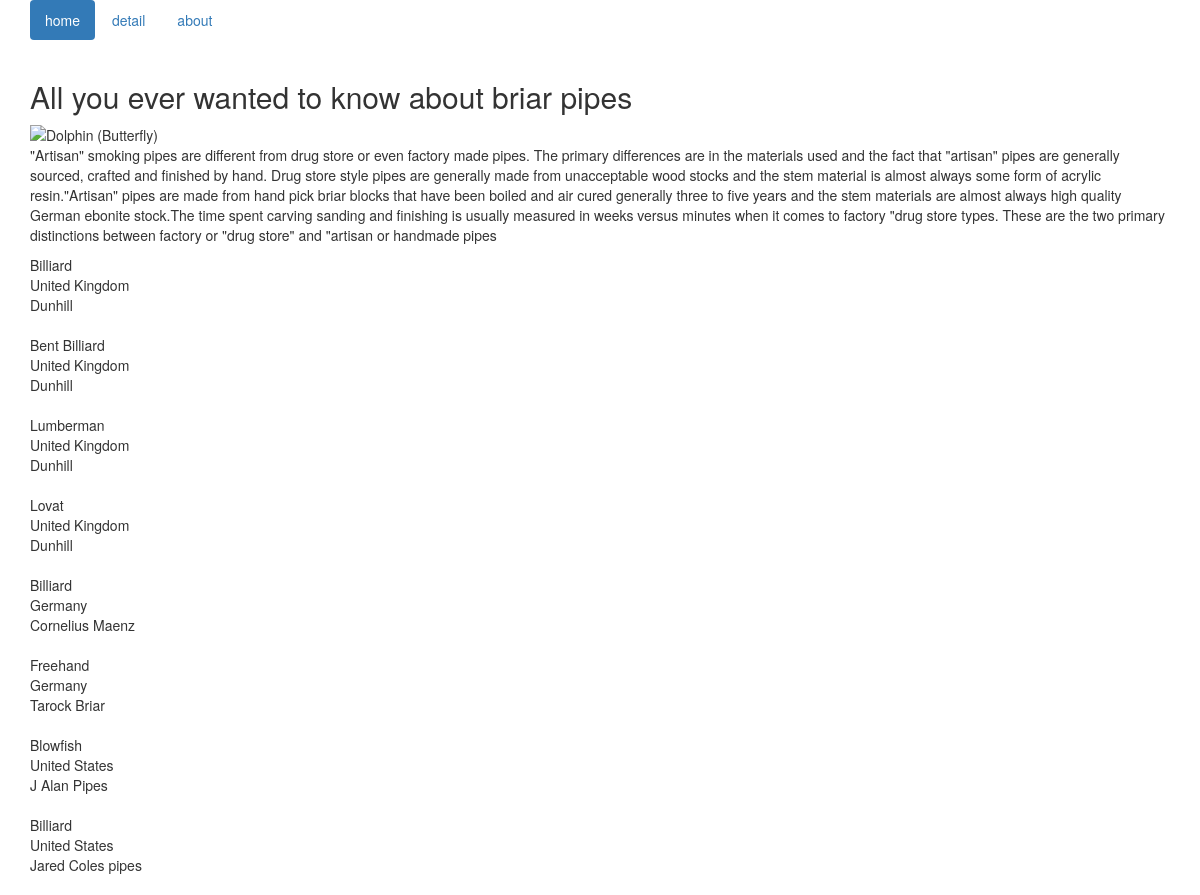
Page /detail on the earlier database version.
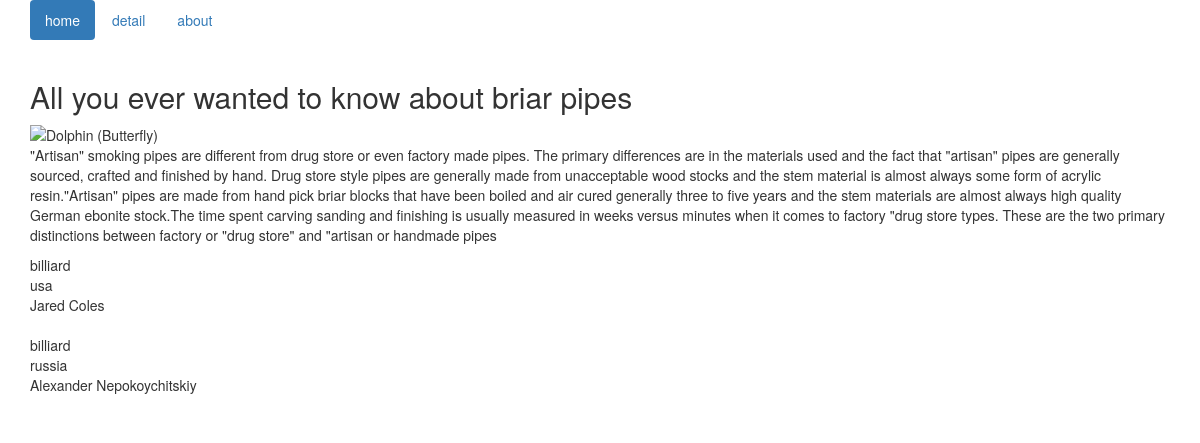
Same page on the later database version.
### fanboy/models.py (models this page shows)
class BriarPipe(models.Model):
    shape = models.CharField(max_length=30)
    country = models.CharField(max_length=20)
    groupsize = models.IntegerField()
    craftsman = models.CharField(max_length=40)

### fanboy/views.py (the view)
# urls.py: url(r'^detail$', detail_view, name='detail_view'),
def detail_view(request):
    pipes = BriarPipe.objects.all()
    return render(request, 'details.html', {'pipes':pipes})

### templates/details.html
{%  extends "base.html" %}
{% block content %}
    <h2>All you ever wanted to know about briar pipes</h2>
    <div>
              <img src="https://c647068.ssl.cf2.rackcdn.com/products/002-287-0106.jpg" alt="Dolphin (Butterfly)">
          </div>
    <p>"Artisan" smoking pipes are different from drug store or even factory made pipes. The primary differences are in the materials used and the fact that "artisan" pipes are generally sourced, crafted and finished by hand. Drug store style pipes are generally made from unacceptable wood stocks and the stem material is almost always some form of acrylic resin."Artisan" pipes are made from hand pick briar blocks that have been boiled and air cured generally three to  five years and the stem materials are almost always high quality German ebonite stock.The time spent carving sanding and finishing is usually measured in weeks versus minutes when it comes to factory "drug store types. These are the two primary distinctions between factory or "drug store" and "artisan or handmade pipes </p>
         {%  for pipe in pipes %}
    <div>{{ pipe.shape }}</div>
    <div>{{ pipe.country}}</div>
    <div>{{ pipe.craftsman }}</div>
    <br>
         {% endfor %}
{% endblock %}

### templates/base.html (shortened to what this page needs)
<!DOCTYPE html>
<html lang="en">
<head>
    <link href="https://maxcdn.bootstrapcdn.com/bootstrap/3.3.6/css/bootstrap.min.css" rel="stylesheet">
    <div class="container">
    <ul class="nav nav-pills">
  <li role="presentation" class="active"><a href="{% url 'home_view' %}">home</a></li>
  <li role="presentation"><a href="{% url 'detail_view' %}">detail</a></li>
  <li role="presentation"><a href="{% url 'about_view' %}">about</a></li>
</ul>
</div>
</head>
<body>
  <br>
    <div class="container">
      {% block content %}
      {% endblock %}
    </div>
</body>
</html>

Differences in the rows shown:
removed BriarPipe: shape "Lumberman", country "United Kingdom", craftsman "Dunhill"
removed BriarPipe: shape "Lovat", country "United Kingdom", craftsman "Dunhill"
removed BriarPipe: shape "Billiard", country "Germany", craftsman "Cornelius Maenz"
removed BriarPipe: shape "Freehand", country "Germany", craftsman "Tarock Briar"
removed BriarPipe: shape "Blowfish", country "United States", craftsman "J Alan Pipes"
removed BriarPipe: shape "Billiard", country "United States", craftsman "Jared Coles pipes"
changed BriarPipe: shape "Billiard" → "billiard"; country "United Kingdom" → "usa"; craftsman "Dunhill" → "Jared Coles"
changed BriarPipe: shape "Bent Billiard" → "billiard"; country "United Kingdom" → "russia"; craftsman "Dunhill" → "Alexander Nepokoychitskiy"
